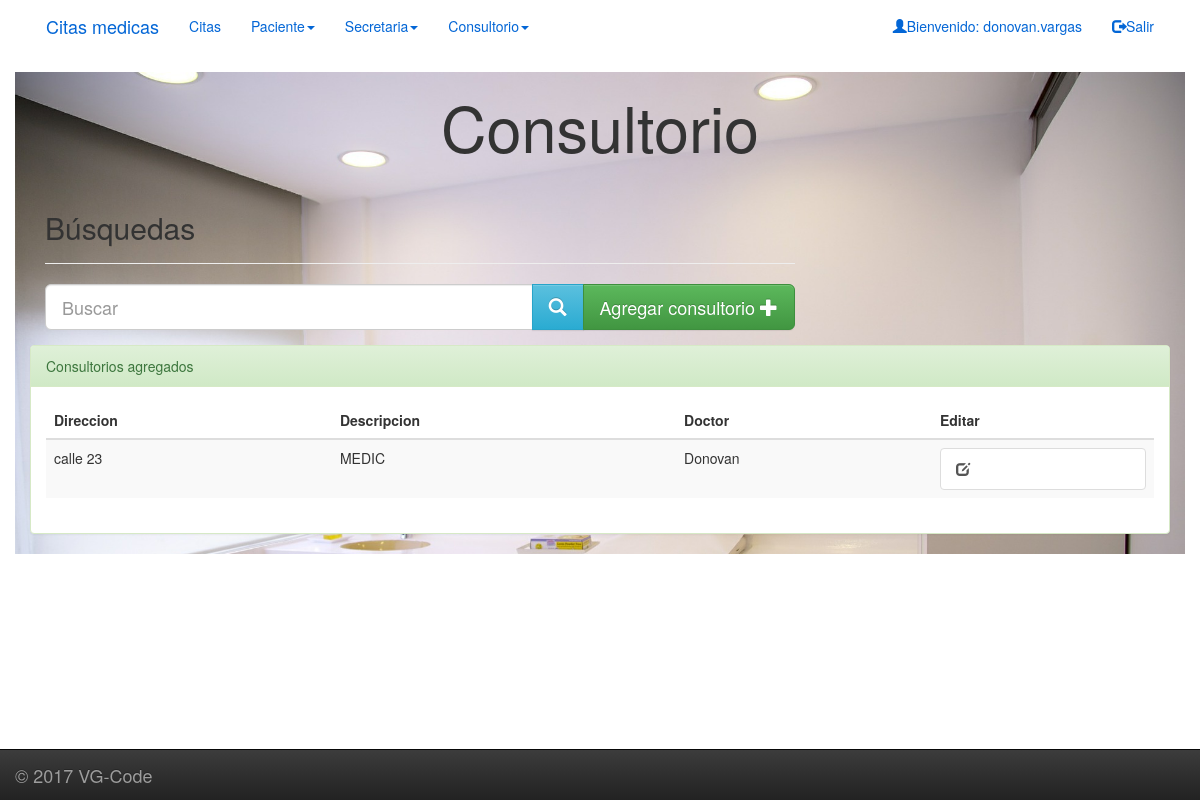
/citasmedicas/consultorio/lista/ (signed in), run on an earlier commit of the app's database.
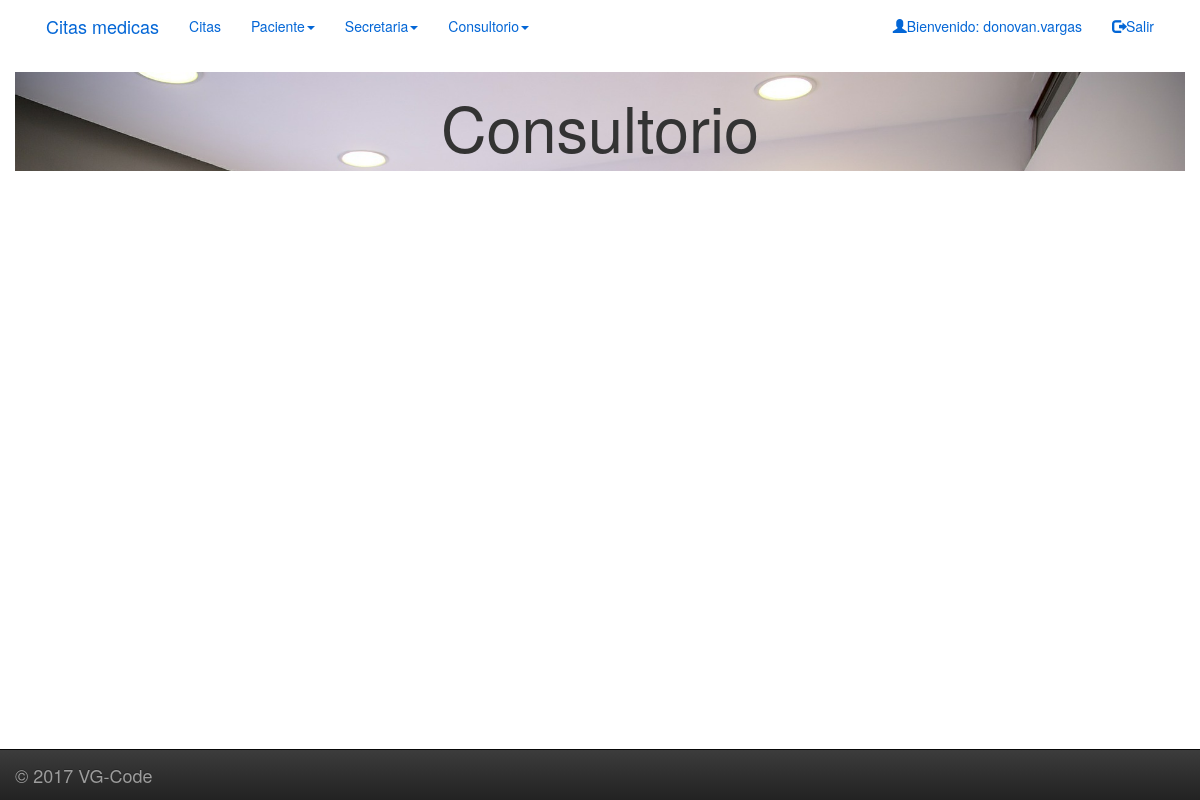
And on a later commit of the database.
### citasmedicas/models.py (models this page shows, shortened)
class Consultorio(models.Model):
    doctor = models.ForeignKey(Doctor)
    descripcion = models.CharField(max_length=50)
    direccion = models.TextField()

class Doctor(models.Model):
    usuario = models.ForeignKey(User, on_delete=models.CASCADE,
                                related_name='doctor')
    nombres = models.CharField(max_length=100)
    apellido_paterno = models.CharField(max_length=50)
    apellido_materno = models.CharField(max_length=50, blank=True)
    titulo = models.CharField(max_length=100)
    especialidad = models.CharField(max_length=50, blank=True, null=True)
    cedula_profesional = models.CharField(max_length=8)
    cedula_especialidad = models.CharField(max_length=8)
    registro_ssa = models.CharField(max_length=8)
    class Meta(object):
        verbose_name_plural = 'Doctores'
    def __str__(self):
        return self.nombres

### citasmedicas/views.py (the view)
@login_required(login_url='login')
def consultorio_lista(request):
    try:
        doctor = Doctor.objects.get(usuario=request.user)
    except Doctor.DoesNotExist:
        doctor = None
        messages.warning(request, "Acceso no autorizado")
        return render(request,
                      'citasmedicas/mensajes_usuarios.html')
    results = {}
    query = request.GET.get('q', '')
    if query:
        results['consultorios'] = Consultorio.objects.filter(
            Q(doctor=doctor),
            Q(direccion__icontains=query) |
            Q(descripcion__icontains=query)
        )
        if not results:
            results['consultorios'] = Consultorio.objects.filter(doctor=doctor)
    else:
        results['consultorios'] = Consultorio.objects.filter(doctor=doctor)
    context = {
        'results': results,
        'quer': query
    }
    return render(request, 'citasmedicas/consultorio_alta.html', context)

### citasmedicas/templates/citasmedicas/consultorio_alta.html (shortened to what this page needs)
{% extends "citasmedicas/base.html" %}
{% block content %}
{% load static %}
{% static "citasmedicas/img/room.jpg" as myphoto %}
  <div class="container" style="background-image: url('{{ myphoto }}'); background-size:100%,100%;">
    <div class="col-lg-offset-3 col-lg-6" id="panel">
      <h1 style="font-size:63px;text-align:center;">Consultorio</h1>
    </div>
    {% if results.consultorios %}
      <div class="container" id="seach_data">
        <div class="row">
          <div class="col-md-8">
              <div class="page-header"><h2>Búsquedas</h2></div>
              <form action="." method="GET" role="form">
                  <div class="form-group">
                      <div class="input-group col-md-12">
                          <input type="text" name="q" value="{{ query|escape }}"  class="form-control input-lg" placeholder="Buscar" />
                          <span class="input-group-btn">
                              <button  class="btn btn-info btn-lg" type="submit">
                                  <i class="glyphicon glyphicon-search"></i>
                              </button>
                              <a href="{% url 'consultorio_alta' %}" class="btn btn-success btn-lg">
                                Agregar consultorio
                                <i class="glyphicon glyphicon-plus"></i>
                              </a>
                          </span>
                      </div>
                  </div>
              </form>
          </div>
        </div>
      </div>
      <div class="panel panel-success">
          <div class="panel-heading">Consultorios agregados</div>
          <div class="panel-body">
            <table class="table table-striped">
              <thead>
                <tr>
                  <th>Direccion</td>
                  <th>Descripcion</td>
                  <th>Doctor</td>
                  <th>Editar</td>
                </tr>
              </thead>
              <tbody>
                {% for consultorio in results.consultorios %}
                  <tr>
                    <td>{{consultorio.direccion}}</td>
                    <td>{{consultorio.descripcion}}</td>
                    <td>{{consultorio.doctor}}</td>
                    <td><a href="{% url 'consultorio_editar' pk=consultorio.pk %}" class="list-group-item"><span class="glyphicon glyphicon-edit"></span></a></td>
                  </tr>
                {% endfor %}
              </tbody>
            </table>
          </div>
      </div>
    {% endif %}
  </div>
{% endblock %}

What changed in the data, as far as the page shows it:
removed Consultorio: direccion "calle 23", descripcion "MEDIC", doctor "Donovan"
Also different on the page:
text no longer shown: "Búsquedas Agregar consultorio Consultorios agregados Direccion Descripcion Doctor Editar"
